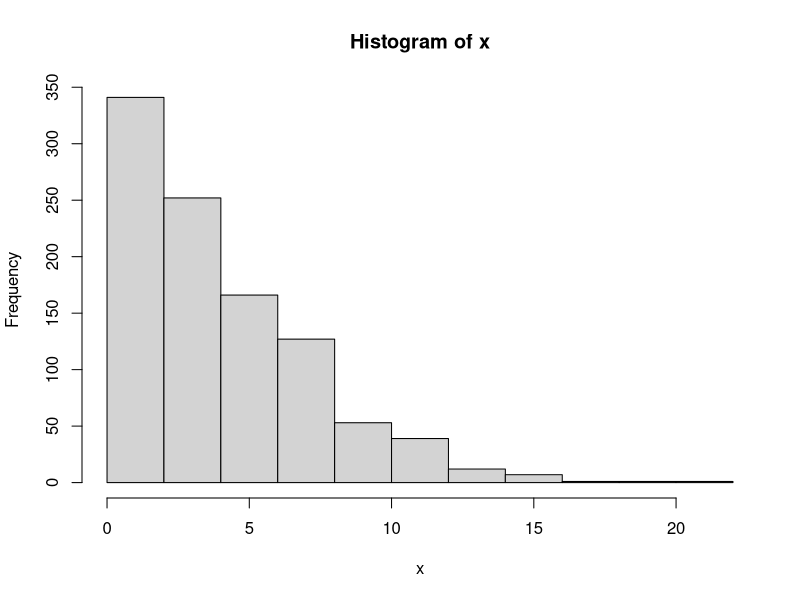
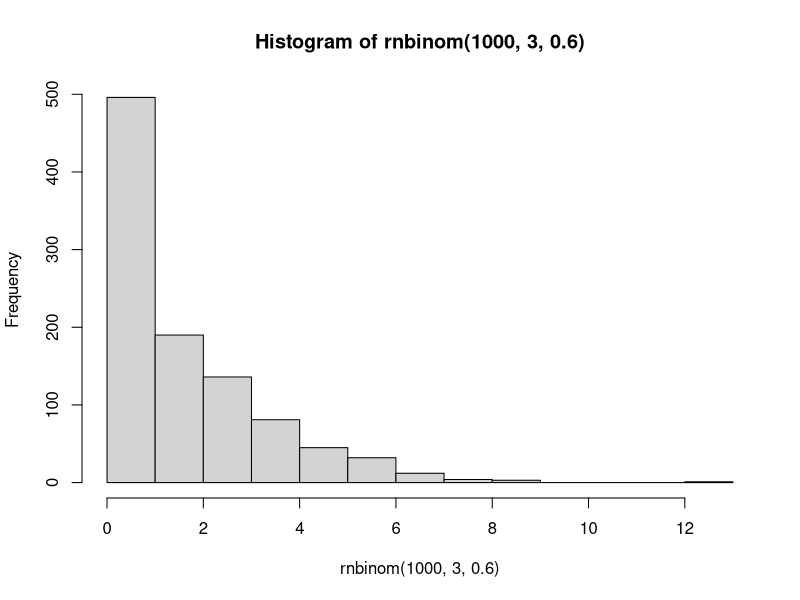

Recreate these plots in R, in order.
## ---- chunk 1
n <- 1000
r <- 3
p <- 0.6
test.sample <- rnbinom(n, r, p)
test.p.vec <- pnbinom(test.sample, 3, 0.6)
## ---- chunk 2
n <- 1000
r <- 3
p <- 0.6
p.vec <- (1-p)^r


u <- runif(n)

for (i in 1:n)
{
  p.vec[i+1] <- (p*(r+i-1) / i) * p.vec[i]
}
Fk <- cumsum(p.vec)
x <- integer(n)
for (i in 1:n)
{
  x[i] <- as.integer(sum(u[i] > Fk))
}

hist(x)
hist(rnbinom(1000, 3, 0.6))
## ---- chunk 3
n <- 300
alpha <- 0.65
Z <- c()

M <- function(x, a)
{
  (a*2^(a-1))/gamma(a+1) * (1- exp(-x/2))^(a-1) * exp(-x/2)
}
i <- 1
while (i <= 300)
{
  X <- rgamma(1, alpha)
  Y <- runif(1)
  if (Y <= X/M(X, alpha))
  {
    Z[i] <- X
    i <- i +1
  }
}

## ---- chunk 4
set.seed(128)
n <- 1000

generate.Bernoulli <- function(n, p)
{
  u <- runif(n)
  sample <- ifelse(u<=p, 1, 0)
  return(sample)
}

generate.Binomial <- function(n,p, n_samples)
{
  sample <- c()
  for (i in 1:n_samples)
  {
    x <- generate.Bernoulli(n, p)
    sample <- c(sample, sum(x))
  }
  sample
}

sample <- generate.Binomial(5, 0.3, 100)
